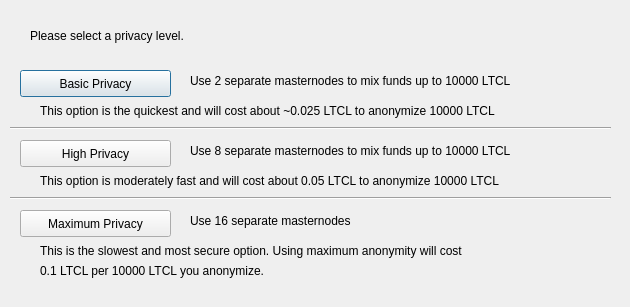
<?xml version="1.0" encoding="UTF-8"?>
<ui version="4.0">
 <class>ObfuscationConfig</class>
 <widget class="QDialog" name="ObfuscationConfig">
  <property name="geometry">
   <rect>
    <x>0</x>
    <y>0</y>
    <width>630</width>
    <height>307</height>
   </rect>
  </property>
  <property name="windowTitle">
   <string>Configure Obfuscation</string>
  </property>
  <widget class="QPushButton" name="buttonBasic">
   <property name="geometry">
    <rect>
     <x>20</x>
     <y>70</y>
     <width>151</width>
     <height>27</height>
    </rect>
   </property>
   <property name="text">
    <string>Basic Privacy</string>
   </property>
  </widget>
  <widget class="QPushButton" name="buttonHigh">
   <property name="geometry">
    <rect>
     <x>20</x>
     <y>140</y>
     <width>151</width>
     <height>27</height>
    </rect>
   </property>
   <property name="text">
    <string>High Privacy</string>
   </property>
  </widget>
  <widget class="QPushButton" name="buttonMax">
   <property name="geometry">
    <rect>
     <x>20</x>
     <y>210</y>
     <width>151</width>
     <height>27</height>
    </rect>
   </property>
   <property name="text">
    <string>Maximum Privacy</string>
   </property>
  </widget>
  <widget class="QLabel" name="label">
   <property name="geometry">
    <rect>
     <x>30</x>
     <y>20</y>
     <width>571</width>
     <height>31</height>
    </rect>
   </property>
   <property name="text">
    <string>Please select a privacy level.</string>
   </property>
  </widget>
  <widget class="QLabel" name="label_2">
   <property name="geometry">
    <rect>
     <x>190</x>
     <y>70</y>
     <width>421</width>
     <height>21</height>
    </rect>
   </property>
   <property name="text">
    <string>Use 2 separate masternodes to mix funds up to 10000 LTCL</string>
   </property>
  </widget>
  <widget class="QLabel" name="label_3">
   <property name="geometry">
    <rect>
     <x>190</x>
     <y>140</y>
     <width>411</width>
     <height>21</height>
    </rect>
   </property>
   <property name="text">
    <string>Use 8 separate masternodes to mix funds up to 10000 LTCL</string>
   </property>
  </widget>
  <widget class="QLabel" name="label_4">
   <property name="geometry">
    <rect>
     <x>190</x>
     <y>210</y>
     <width>421</width>
     <height>21</height>
    </rect>
   </property>
   <property name="text">
    <string>Use 16 separate masternodes</string>
   </property>
  </widget>
  <widget class="QLabel" name="label_6">
   <property name="geometry">
    <rect>
     <x>40</x>
     <y>100</y>
     <width>561</width>
     <height>21</height>
    </rect>
   </property>
   <property name="text">
    <string>This option is the quickest and will cost about ~0.025 LTCL to anonymize 10000 LTCL</string>
   </property>
  </widget>
  <widget class="QLabel" name="label_7">
   <property name="geometry">
    <rect>
     <x>40</x>
     <y>170</y>
     <width>561</width>
     <height>21</height>
    </rect>
   </property>
   <property name="text">
    <string>This option is moderately fast and will cost about 0.05 LTCL to anonymize 10000 LTCL</string>
   </property>
  </widget>
  <widget class="QLabel" name="label_8">
   <property name="geometry">
    <rect>
     <x>40</x>
     <y>240</y>
     <width>561</width>
     <height>21</height>
    </rect>
   </property>
   <property name="text">
    <string>This is the slowest and most secure option. Using maximum anonymity will cost</string>
   </property>
  </widget>
  <widget class="QLabel" name="label_9">
   <property name="geometry">
    <rect>
     <x>40</x>
     <y>260</y>
     <width>561</width>
     <height>21</height>
    </rect>
   </property>
   <property name="text">
    <string>0.1 LTCL per 10000 LTCL you anonymize.</string>
   </property>
  </widget>
  <widget class="Line" name="line">
   <property name="geometry">
    <rect>
     <x>10</x>
     <y>120</y>
     <width>601</width>
     <height>16</height>
    </rect>
   </property>
   <property name="orientation">
    <enum>Qt::Horizontal</enum>
   </property>
  </widget>
  <widget class="Line" name="line_2">
   <property name="geometry">
    <rect>
     <x>10</x>
     <y>190</y>
     <width>601</width>
     <height>16</height>
    </rect>
   </property>
   <property name="orientation">
    <enum>Qt::Horizontal</enum>
   </property>
  </widget>
 </widget>
 <resources/>
 <connections/>
</ui>
